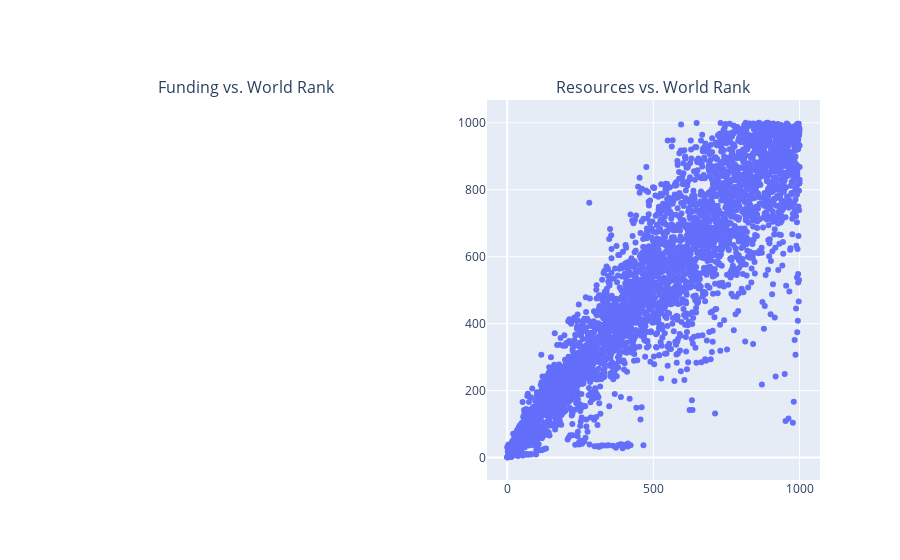

This figure's notebook cell:
### Code cell
# Scatter plot of funding vs. world rank
fig.add_trace(
    go.Scatter(x=df["publications"], y=df["world_rank"], mode="markers", name="Publications"),
    row=1, col=2
)

### Figure 1 — Plotly figure (JSON) as saved in the notebook; plotly's stock layout.template omitted (floating-point values rounded to 4 significant figures; data arrays with more than 128 entries replaced by an {"elided": "..."} marker saying what was removed)
{"data": [{"mode": "markers", "name": "Publications", "type": "scatter", "x": {"elided": "4200 int values"}, "xaxis": "x2", "y": {"elided": "4200 int values"}, "yaxis": "y2"}], "layout": {"annotations": [{"font": {"size": 16}, "showarrow": false, "text": "Funding vs. World Rank", "x": 0.225, "xanchor": "center", "xref": "paper", "y": 1, "yanchor": "bottom", "yref": "paper"}, {"font": {"size": 16}, "showarrow": false, "text": "Resources vs. World Rank", "x": 0.775, "xanchor": "center", "xref": "paper", "y": 1, "yanchor": "bottom", "yref": "paper"}], "xaxis": {"anchor": "y", "domain": [0, 0.45]}, "xaxis2": {"anchor": "y2", "domain": [0.55, 1]}, "yaxis": {"anchor": "x", "domain": [0, 1]}, "yaxis2": {"anchor": "x2", "domain": [0, 1]}}}
